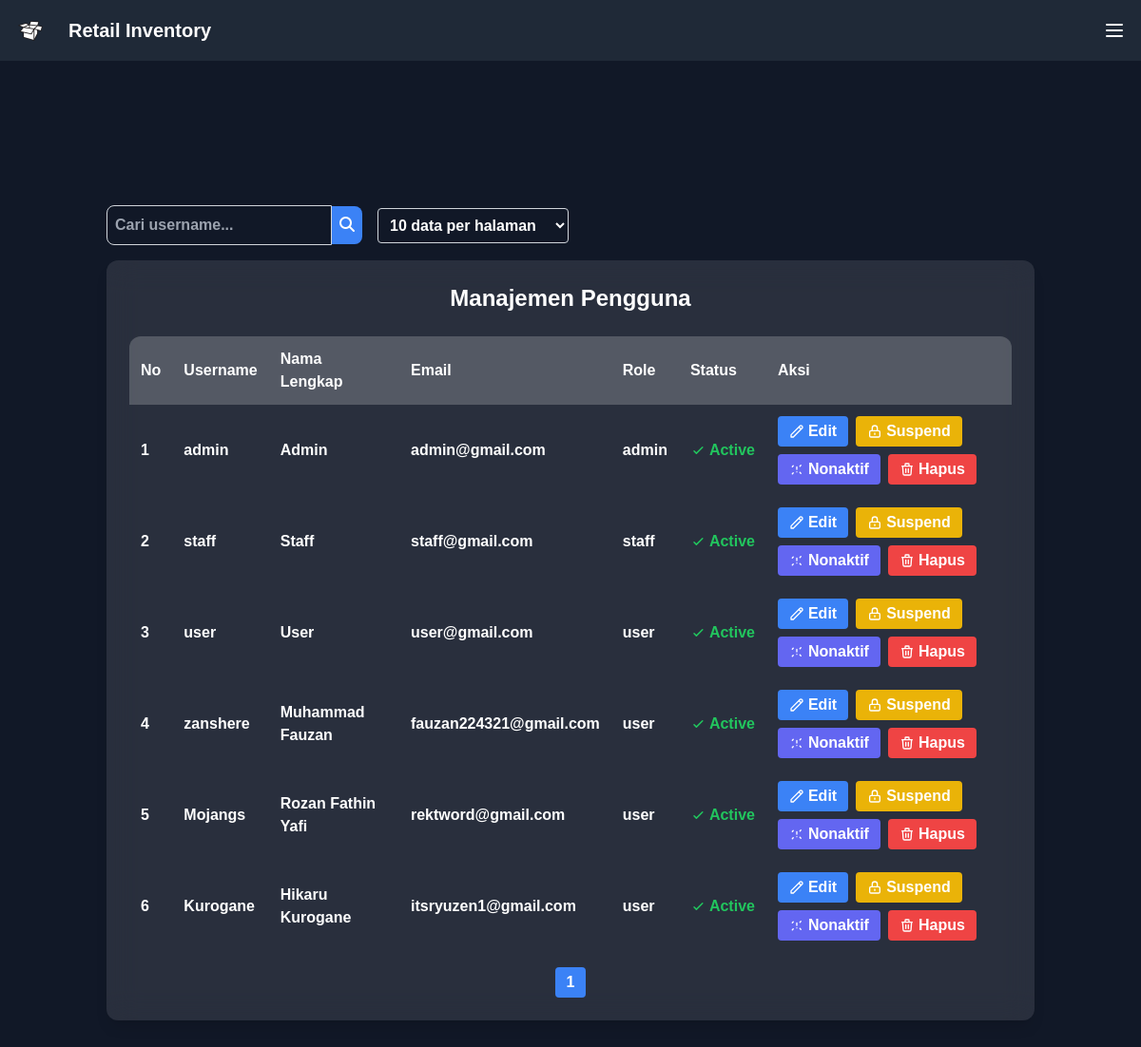
Screenshot of /pages/Admin/manage_users.php (signed in) with the database file from the repository.
### tables this page shows
CREATE TABLE `users` (
  `id` int NOT NULL,
  `username` varchar(50) NOT NULL,
  `password` varchar(255) NOT NULL,
  `email` varchar(100) NOT NULL,
  `full_name` varchar(100) NOT NULL,
  `failed_attempts` int DEFAULT '0',
  `banned_until` datetime DEFAULT NULL,
  `suspend_until` datetime DEFAULT NULL,
  `role` enum('admin','staff','user') DEFAULT 'user',
  `created_at` timestamp NULL DEFAULT CURRENT_TIMESTAMP,
  `is_active` tinyint(1) DEFAULT '1'
);

### pages/Admin/manage_users.php (the view, shortened to what this page needs)
<?php
require_once '../../includes/connect.php';
$defaultLimit = 5;
if (isset($_SESSION['role']) && $_SESSION['role'] === 'admin') {
    $defaultLimit = 10;
}
$perPage = $defaultLimit;
$page = isset($_GET['page']) ? (int)$_GET['page'] : 1;
$search = '';
$offset = ($page - 1) * $perPage;
if ($search !== '') {
    $stmtCount = $conn->prepare("SELECT COUNT(*) as total FROM users WHERE username LIKE ?");
    $searchTerm = "%" . $search . "%";
    $stmtCount->bind_param("s", $searchTerm);
    $stmtCount->execute();
    $resultCount = $stmtCount->get_result();
    $rowCount = $resultCount->fetch_assoc();
    $totalUsers = $rowCount['total'];
} else {
    $resultCount = $conn->query("SELECT COUNT(*) as total FROM users");
    $rowCount = $resultCount->fetch_assoc();
    $totalUsers = $rowCount['total'];
}
$totalPages = ceil($totalUsers / $perPage);
if ($search !== '') {
    $stmtUsers = $conn->prepare("SELECT * FROM users WHERE username LIKE ? ORDER BY id ASC LIMIT ? OFFSET ?");
    $stmtUsers->bind_param("sii", $searchTerm, $perPage, $offset);
    $stmtUsers->execute();
    $resultUsers = $stmtUsers->get_result();
    $users = $resultUsers->fetch_all(MYSQLI_ASSOC);
} else {
    $stmtUsers = $conn->prepare("SELECT * FROM users ORDER BY id ASC LIMIT ? OFFSET ?");
    $stmtUsers->bind_param("ii", $perPage, $offset);
    $stmtUsers->execute();
    $resultUsers = $stmtUsers->get_result();
    $users = $resultUsers->fetch_all(MYSQLI_ASSOC);
}
?>
<!DOCTYPE html>
<html lang="id">
<head>
  <script src="https://cdn.tailwindcss.com"></script>
  <link rel="stylesheet" href="https://cdnjs.cloudflare.com/ajax/libs/font-awesome/6.4.0/css/all.min.css">
</head>
<body class="bg-gray-900 text-white overflow-hidden">
  <?php include '../../includes/header.php'; ?>
  <div class="flex items-center justify-center min-h-screen">
    <div class="container mx-auto p-6">
      <div class="mb-4 flex flex-col md:flex-row md:items-center md:justify-between">
        <form method="GET" action="" class="flex flex-col md:flex-row md:items-center">
          <input type="text" name="search" value="<?= htmlspecialchars($search) ?>" placeholder="Cari username..."
                 class="p-2 rounded-l-lg border border-gray-300 focus:outline-none focus:ring-2 focus:ring-blue-500">
          <button type="submit" class="bg-blue-500 hover:bg-blue-600 p-2 rounded-r-lg">
            <i class="fa-solid fa-magnifying-glass text-white"></i>
          </button>
          <?php if (isset($_SESSION['role']) && $_SESSION['role'] === 'admin'): ?>
            <select name="limit" onchange="this.form.submit()" class="mt-2 md:mt-0 ml-0 md:ml-4 p-2 rounded border border-gray-300 focus:outline-none focus:ring-2 focus:ring-blue-500">
              <?php
              $allowedLimits = [5, 10, 50, 100];
              foreach ($allowedLimits as $limitOption) {
                  $selected = ($perPage == $limitOption) ? 'selected' : '';
                  echo "<option value='{$limitOption}' {$selected}>{$limitOption} data per halaman</option>";
              }
              ?>
            </select>
          <?php endif; ?>
        </form>
      </div>
      <div class="bg-white/10 backdrop-blur-lg rounded-xl p-6 shadow-lg">
        <h1 class="text-2xl font-bold text-white mb-6 text-center">Manajemen Pengguna</h1>
        <div class="overflow-x-auto">
          <table class="w-full text-white border-collapse">
            <thead class="bg-white/20">
              <tr>
                <th class="p-3 text-left rounded-tl-xl">No</th>
                <th class="p-3 text-left">Username</th>
                <th class="p-3 text-left">Nama Lengkap</th>
                <th class="p-3 text-left">Email</th>
                <th class="p-3 text-left">Role</th>
                <th class="p-3 text-left">Status</th>
                <th class="p-3 text-left rounded-tr-xl">Aksi</th>
              </tr>
            </thead>
            <tbody>
              <?php foreach ($users as $index => $user): ?>
              <tr class="hover:bg-white/5 transition-colors" data-full_name="<?= htmlspecialchars($user['full_name']) ?>">
                <td class="p-3"><?= $offset + $index + 1 ?></td>
                <td class="p-3"><?= htmlspecialchars($user['username']) ?></td>
                <td class="p-3"><?= htmlspecialchars($user['full_name']) ?></td>
                <td class="p-3"><?= htmlspecialchars($user['email']) ?></td>
                <td class="p-3"><?= htmlspecialchars($user['role']) ?></td>
                <td class="p-3">
                  <?php if ($user['is_active'] == 0): ?>
                    <span class="text-red-500 flex items-center">
                      <svg class="w-4 h-4 mr-1" fill="currentColor" viewBox="0 0 20 20">
                        <path d="M10 18a8 8 0 100-16 8 8 0 000 16z"/>
                      </svg>
                      Nonaktif
                    </span>
                  <?php else: ?>
                    <span class="text-green-500 flex items-center">
                      <svg class="w-4 h-4 mr-1" fill="currentColor" viewBox="0 0 20 20">
                        <path d="M16.707 5.293a1 1 0 00-1.414 0L8 12.586l-2.293-2.293a1 1 0 00-1.414 1.414l3 3a1 1 0 001.414 0l8-8a1 1 0 000-1.414z"/>
                      </svg>
                      Active
                    </span>
                  <?php endif; ?>
                </td>
                <td class="p-3">
                  <div class="flex flex-wrap gap-2">
                    <button onclick="showEditForm(<?= $user['id'] ?>)" class="bg-blue-500 hover:bg-blue-600 px-3 py-1 rounded flex items-center">
                      <svg class="w-4 h-4 mr-1" fill="none" stroke="currentColor" viewBox="0 0 24 24">
                        <path stroke-linecap="round" stroke-linejoin="round" stroke-width="2" d="M15.232 5.232l3.536 3.536m-2.036-5.036a2.5 2.5 0 113.536 3.536L6.5 21.036H3v-3.572L16.732 3.732z"/>
                      </svg>
                      Edit
                    </button>
                    <button onclick="suspendUser(<?= $user['id'] ?>)" class="bg-yellow-500 hover:bg-yellow-600 px-3 py-1 rounded flex items-center">
                      <svg class="w-4 h-4 mr-1" fill="none" stroke="currentColor" viewBox="0 0 24 24">
                        <path stroke-linecap="round" stroke-linejoin="round" stroke-width="2" d="M12 15v2m-6 4h12a2 2 0 002-2v-6a2 2 0 00-2-2H6a2 2 0 00-2 2v6a2 2 0 002 2zm10-10V7a4 4 0 00-8 0v4h8z"/>
                      </svg>
                      Suspend
                    </button>
                    <?php if ($user['is_active'] == 1): ?>
                      <button onclick="deactivateUser(<?= $user['id'] ?>)" class="bg-indigo-500 hover:bg-indigo-600 px-3 py-1 rounded flex items-center">
                        <svg class="w-4 h-4 mr-1" fill="none" stroke="currentColor" viewBox="0 0 24 24">
                          <path stroke-linecap="round" stroke-linejoin="round" stroke-width="2" d="M18.364 5.636l-1.414 1.414M6.343 17.657l-1.414 1.414M18.364 18.364l-1.414-1.414M6.343 6.343L4.93 7.757M12 8v4m0 4h.01"/>
                        </svg>
                        Nonaktif
                      </button>
                    <?php endif; ?>
                    <button onclick="deleteUser(<?= $user['id'] ?>)" class="bg-red-500 hover:bg-red-600 px-3 py-1 rounded flex items-center">
                      <svg class="w-4 h-4 mr-1" fill="none" stroke="currentColor" viewBox="0 0 24 24">
                        <path stroke-linecap="round" stroke-linejoin="round" stroke-width="2" d="M19 7l-.867 12.142A2 2 0 0116.138 21H7.862a2 2 0 01-1.995-1.858L5 7m5 4v6m4-6v6m1-10V4a1 1 0 00-1-1h-4a1 1 0 00-1 1v3M4 7h16"/>
                      </svg>
                      Hapus
                    </button>
                  </div>
                </td>
              </tr>
              <?php endforeach; ?>
            </tbody>
          </table>
        </div>
        <div class="mt-4 flex justify-center space-x-2">
          <?php for ($i = 1; $i <= $totalPages; $i++): ?>
            <a href="?<?= ($search !== '' ? "search=" . urlencode($search) . "&" : "") . "limit=" . $perPage . "&page=" . $i ?>"
               class="px-3 py-1 rounded <?php if ($i == $page) echo 'bg-blue-500'; else echo 'bg-gray-500 hover:bg-gray-600'; ?>">
              <?= $i ?>
            </a>
          <?php endfor; ?>
        </div>
      </div>
    </div>
  </div>
</body>
</html>

### rows the page displays
users: index "1", username "admin", full_name "Admin", email "admin@gmail.com", role "admin", is_active 1 (drawn)
users: index "2", username "staff", full_name "Staff", email "staff@gmail.com", role "staff", is_active 1 (drawn)
users: index "3", username "user", full_name "User", email "user@gmail.com", role "user", is_active 1 (drawn)
users: index "4", username "zanshere", full_name "Muhammad Fauzan", email "fauzan224321@gmail.com", role "user", is_active 1 (drawn)
users: index "5", username "Mojangs", full_name "Rozan Fathin Yafi", email "rektword@gmail.com", role "user", is_active 1 (drawn)
users: index "6", username "Kurogane", full_name "Hikaru Kurogane", email "itsryuzen1@gmail.com", role "user", is_active 1 (drawn)

### other values shown
form field limit "10 data per halaman"
